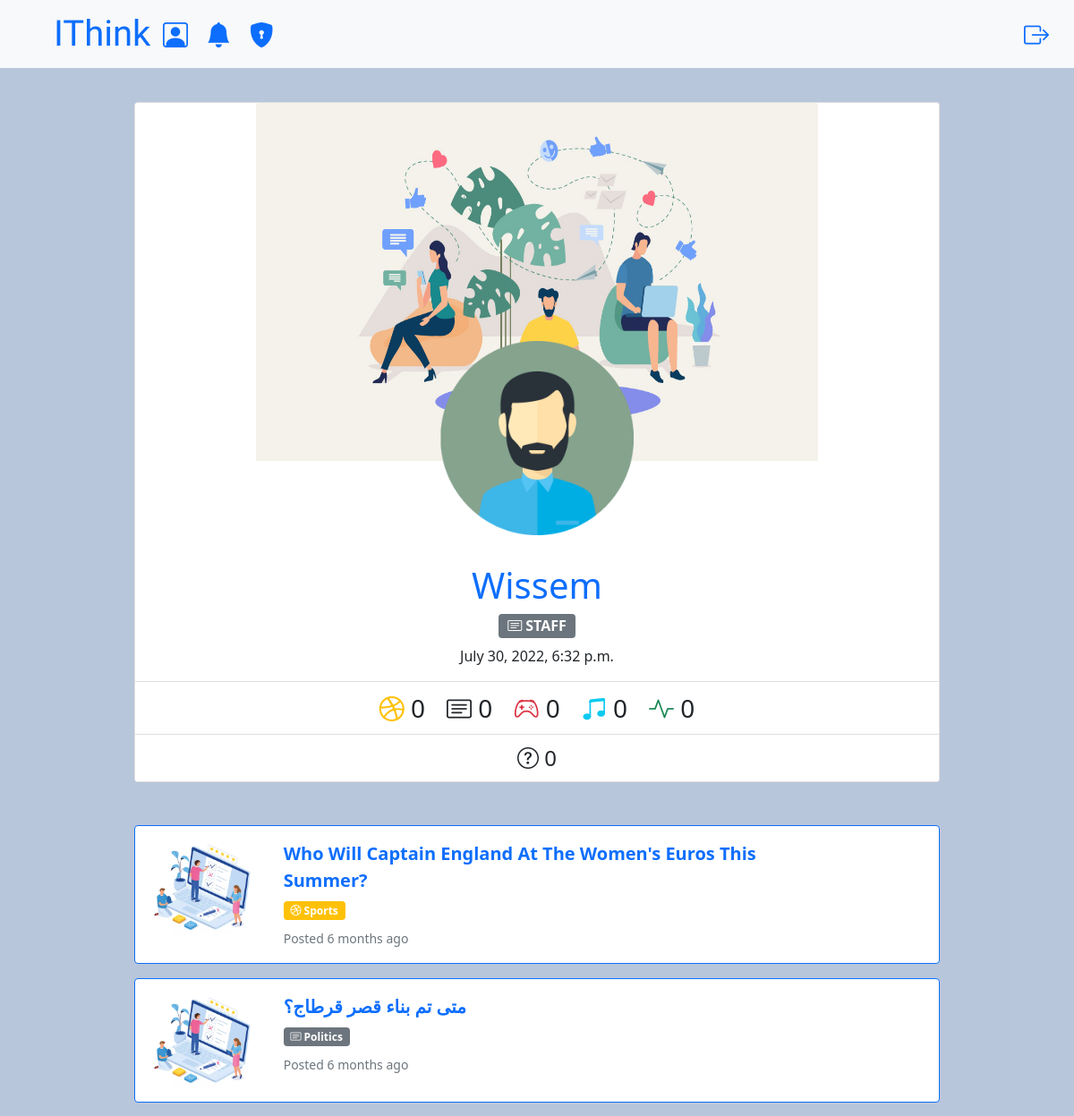
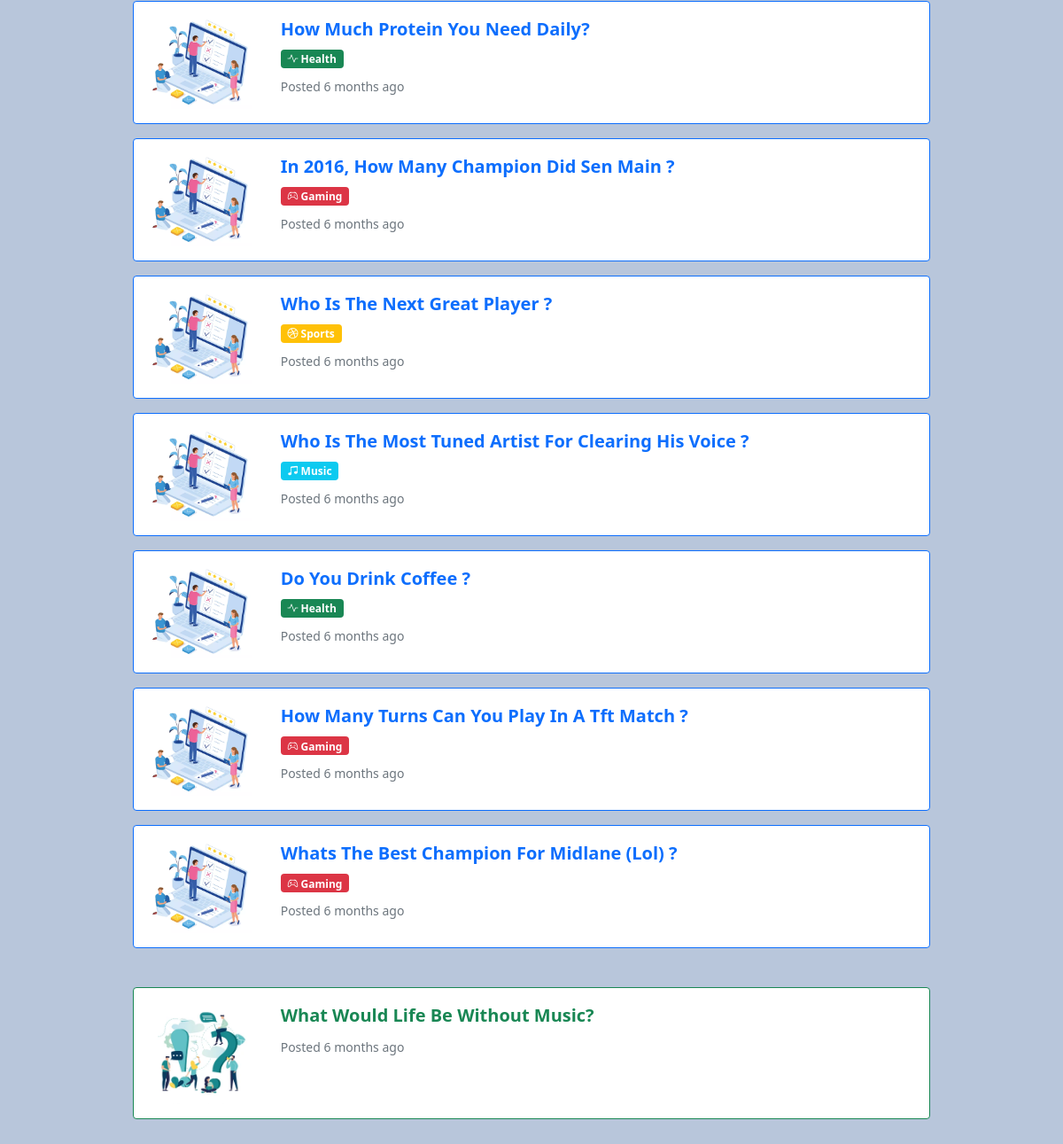
The app's page /profile/wissem (signed in), older data (2 pictures, top to bottom).
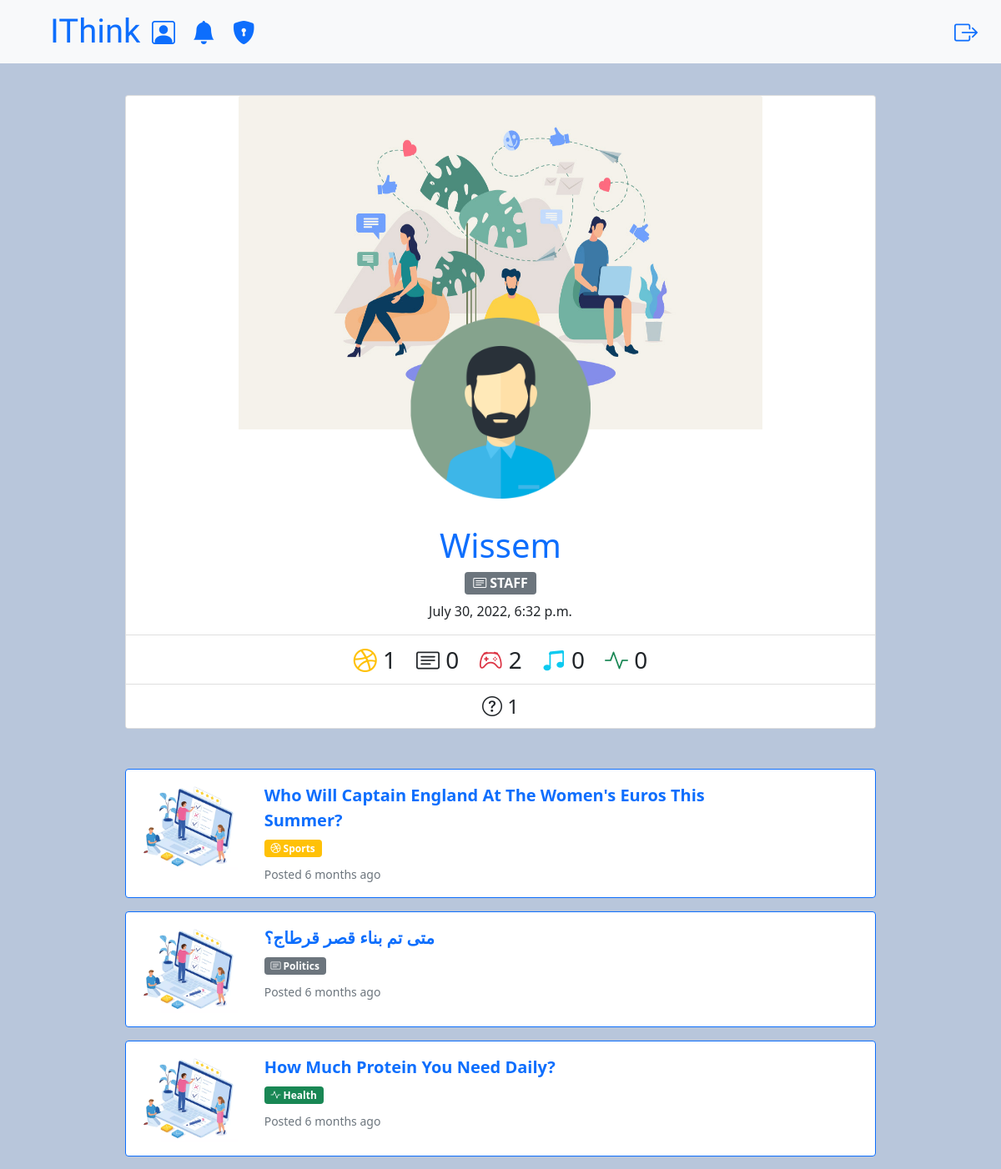
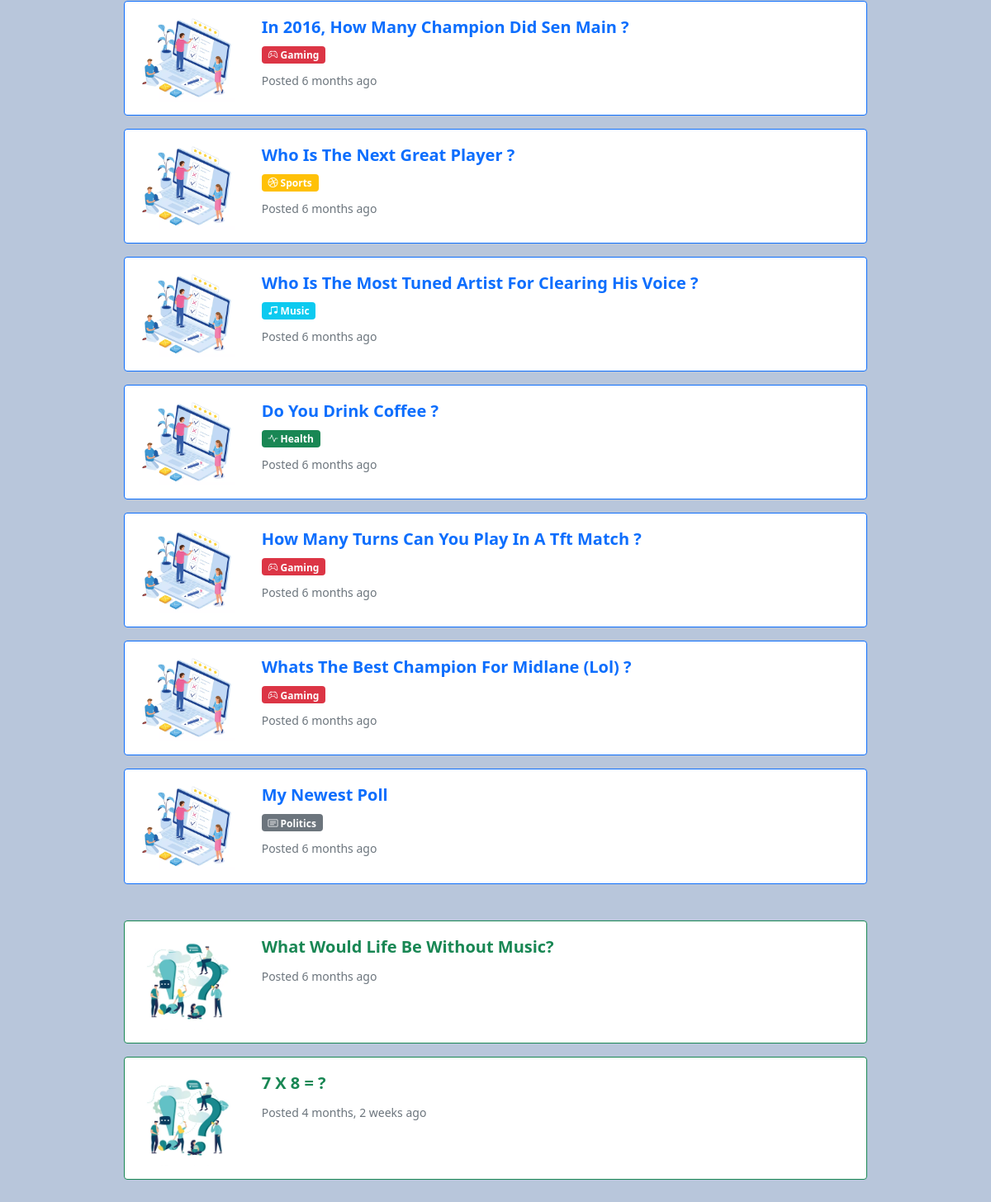
The same page, newer data (2 pictures, top to bottom).
### polls/models.py (models this page shows, shortened)
class poll(models.Model):
    genres = (
        ('p', 'politics'),
        ('s', 'sports'),
        ('g', 'gaming'),
        ('h', 'health'),
        ('m', 'music'),
    )
    status = (
        ('approved', 'approved'),
        ('pending', 'pending'),
        ('disapproved', 'disapproved')
    )
    creator = models.CharField(max_length=30)
    status = models.CharField(
        max_length=11, choices=status, default="pending")
    question = models.CharField(max_length=200)
    genre = models.CharField(max_length=10, choices=genres)
    answer1 = models.CharField(max_length=200, blank=True, null=True)
    count1 = models.IntegerField(default=0)
    answer2 = models.CharField(max_length=200, blank=True, null=True)
    count2 = models.IntegerField(default=0)
    answer3 = models.CharField(max_length=200, blank=True, null=True)
    count3 = models.IntegerField(default=0)
    answer4 = models.CharField(max_length=200, blank=True, null=True)
    count4 = models.IntegerField(default=0)
    answer5 = models.CharField(max_length=200, blank=True, null=True)
    count5 = models.IntegerField(default=0)
    answer6 = models.CharField(max_length=200, blank=True, null=True)
    count6 = models.IntegerField(default=0)
    created_time = models.DateTimeField(default=timezone.now)

### questions/models.py (models this page shows, shortened)
class question(models.Model):
    status = (
        ("approved", "approved"),
        ("pending", "pending"),
        ("disapproved", "disapproved")
    )
    status = models.CharField(
        max_length=11, choices=status, default="pending")
    question = models.CharField(max_length=200)
    creator = models.CharField(max_length=30)
    created_time = models.DateTimeField(default=timezone.now)

### polls/views.py (the view)
# urls.py: path('profile/<str:name>', profileView.as_view(), name="profile"),
class profileView(LoginRequiredMixin, ListView):
    model = user
    template_name = "profile.html"
    def get_context_data(self, **kwargs):
        context = super().get_context_data(**kwargs)
        context["user"] = user.objects.get(username=self.kwargs["name"])
        voted_polls = voted.objects.filter(user=context["user"].id)
        context["voted_polls_number"] = len(voted_polls)
        context["sports"] = 0
        context["politics"] = 0
        context["gaming"] = 0
        context["music"] = 0
        context["health"] = 0
        for vote in voted_polls:
            if vote.poll.genre == "s":
                context["sports"] += 1
            elif vote.poll.genre == "p":
                context["politics"] += 1
            elif vote.poll.genre == "g":
                context["gaming"] += 1
            elif vote.poll.genre == "m":
                context["music"] += 1
            elif vote.poll.genre == "h":
                context["health"] += 1
        answered_questions_number = question_answered.objects.filter(
            user=context["user"].id)
        context["answered_questions_number"] = len(answered_questions_number)
        context["owned_polls"] = poll.objects.filter(
            creator=self.kwargs["name"])
        context["owned_questions"] = question.objects.filter(
            creator=self.kwargs["name"])
        return context

### templates/profile.html (shortened to what the changed rows need)
<!DOCTYPE html>
<html lang="en">
    <head>
        {% extends 'main.html' %} {% load static %}
        {% block content %}
        <div class="container bg_light" style="width: 77%; margin-top: 3.2%">
            <div class="card mb-5 " style="width: 100%">
                <div class="card-body">
                    <div class="col d-flex justify-content-center">
                        <h1 class="card-title text-primary">
                            {{ user.username|title }}
                        </h1>
                    </div>
                </div>
                <ul class="list-group list-group-flush">
                    <li class="list-group-item d-flex justify-content-center">
                        <div class="row row-cols-auto fs-3">
                            <div class="col">
                                <i class="bi bi-dribbble text-warning"></i>
                                {{ sports }}
                            </div>
                            <div class="col">
                                <i class="bi bi-card-text text-dark"></i>
                                {{ politics }}
                            </div>
                            <div class="col">
                                <i class="bi bi-controller text-danger"></i>
                                {{ gaming }}
                            </div>
                            <div class="col">
                                <i
                                    class="bi bi-music-note-beamed text-info"
                                ></i>
                                {{ music }}
                            </div>
                            <div class="col">
                                <i class="bi bi-activity text-success"></i>
                                {{ health }}
                            </div>
                        </div>
                    </li>
                    <li class="list-group-item d-flex justify-content-center">
                        <div class="row row-cols-auto fs-4">
                            <div class="col">
                                <i class="bi bi-question-circle"></i>
                                {{ answered_questions_number }}
                            </div>
                        </div>
                    </li>
                </ul>
            </div>
            {% for poll in owned_polls %}
            <div class="card mb-3 mt-2 border-primary">
                <div class="row g-0">
                    <div class="col-md-2">
                        <img src="{% static "images/poll.png" %}"
                        class="img-fluid rounded-start p-3" alt="...">
                    </div>
                    <div class="col-md-8">
                        <div class="card-body">
                            <a href="{% url 'poll_vote' poll.pk %}" class="card-title text-decoration-none fs-5 fw-bold" >{{ poll.question|title }}</a>
                              {% if poll.genre == "p" %}
                              <h6><span class="badge badge-pill bg-secondary mt-2"><i class="bi bi-card-text"></i> Politics</span></h6>
                              {% endif %}
                              {% if poll.genre == "s" %}
                              <h6><span class="badge badge-pill bg-warning mt-2"><i class="bi bi-dribbble"></i> Sports</span></h6>
                              {% endif %}
                              {% if poll.genre == "g" %}
                              <h6><span class="badge badge-pill bg-danger mt-2"><i class="bi bi-controller"></i> Gaming</i></span></h6>
                              {% endif %}
                              {% if poll.genre == "h" %}
                              <h6><span class="badge badge-pill bg-success mt-2"><i class="bi bi-activity"></i> Health</span></h6>
                              {% endif %}
                              {% if poll.genre == "m" %}
                              <h6><span class="badge badge-pill bg-info mt-2"><i class="bi bi-music-note-beamed"></i> Music</span></h6>
                              {% endif %}
                            <p class="card-text">
                                <small class="text-muted"
                                    >Posted {{ poll.created_time|timesince }} ago</small
                                >
                            </p>
                        </div>
                    </div>
                </div>
            </div>
            {% endfor %}
            {% for question in owned_questions %}
            <div class="card mb-3 mt-2 border-success">
                <div class="row g-0">
                    <div class="col-md-2">
                        <img src="{% static "images/q&a.png" %}"
                        class="img-fluid rounded-start p-3" alt="...">
                    </div>
                    <div class="col-md-8">
                        <div class="card-body">
                            <a href="{% url "question_answer" question.pk %}" class="card-title text-decoration-none fs-5 fw-bold text-success" >{{ question.question|title }}</a>
                            <p class="card-text mt-2">
                                <small class="text-muted"
                                    >Posted {{ question.created_time|timesince }} ago</small
                                >
                            </p>
                        </div>
                    </div>
                </div>
            </div>
            {% endfor %}
        </div>
        {% endblock content %}

Row changes from the older to the newer data that the page shows:
added poll: question "My Newest Poll", genre "p" (drawn), created_time "6 months"
added question: question "7 X 8 = ?", created_time "4 months, 2 weeks"
Text that changed along with them:
{{ sports }}: "0" → "1"
{{ gaming }}: "0" → "2"
{{ answered_questions_number }}: "0" → "1"
